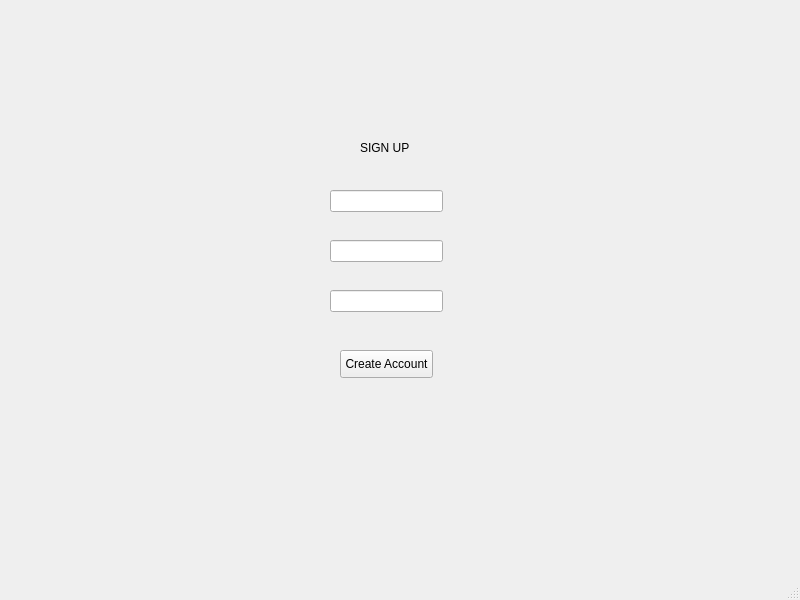
<?xml version="1.0" encoding="UTF-8"?>
<ui version="4.0">
 <class>MainWindow</class>
 <widget class="QMainWindow" name="MainWindow">
  <property name="geometry">
   <rect>
    <x>0</x>
    <y>0</y>
    <width>800</width>
    <height>600</height>
   </rect>
  </property>
  <property name="windowTitle">
   <string>MainWindow</string>
  </property>
  <widget class="QWidget" name="centralwidget">
   <widget class="QLineEdit" name="lineEdit">
    <property name="geometry">
     <rect>
      <x>330</x>
      <y>190</y>
      <width>113</width>
      <height>22</height>
     </rect>
    </property>
   </widget>
   <widget class="QLineEdit" name="lineEdit_2">
    <property name="geometry">
     <rect>
      <x>330</x>
      <y>240</y>
      <width>113</width>
      <height>22</height>
     </rect>
    </property>
   </widget>
   <widget class="QLineEdit" name="lineEdit_3">
    <property name="geometry">
     <rect>
      <x>330</x>
      <y>290</y>
      <width>113</width>
      <height>22</height>
     </rect>
    </property>
   </widget>
   <widget class="QPushButton" name="pushButton">
    <property name="geometry">
     <rect>
      <x>340</x>
      <y>350</y>
      <width>93</width>
      <height>28</height>
     </rect>
    </property>
    <property name="text">
     <string>Create Account</string>
    </property>
   </widget>
   <widget class="QLabel" name="label">
    <property name="geometry">
     <rect>
      <x>360</x>
      <y>140</y>
      <width>55</width>
      <height>16</height>
     </rect>
    </property>
    <property name="text">
     <string>SIGN UP</string>
    </property>
   </widget>
  </widget>
  <widget class="QMenuBar" name="menubar">
   <property name="geometry">
    <rect>
     <x>0</x>
     <y>0</y>
     <width>800</width>
     <height>26</height>
    </rect>
   </property>
  </widget>
  <widget class="QStatusBar" name="statusbar"/>
 </widget>
 <resources/>
 <connections/>
</ui>
